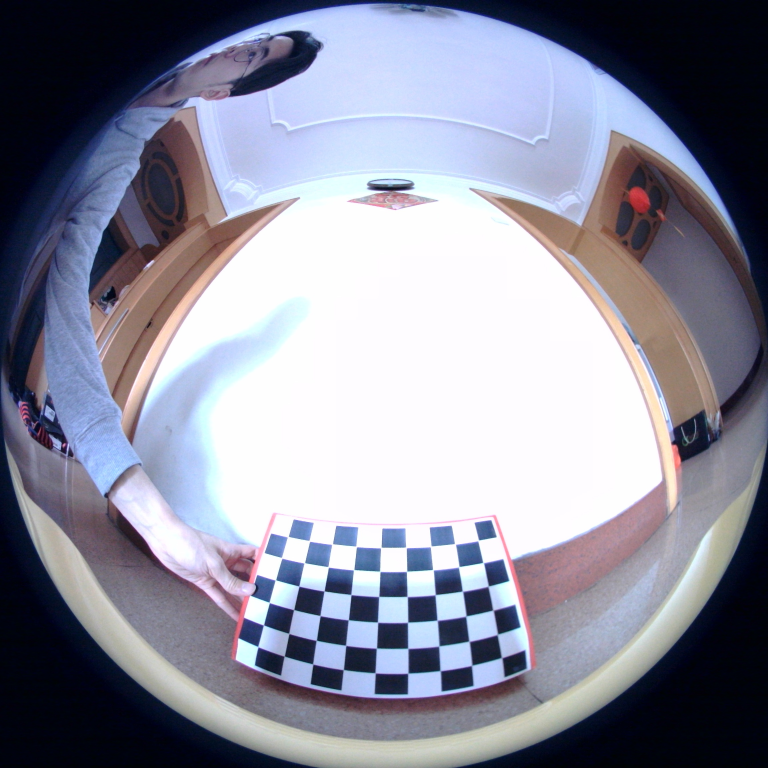
#> input picture Chessboards/chessboard (01).jpg, 2304 x 2304 px (shown at 1/3 size); its folder holds 4 pictures in this run
$ python camera_calibrate.py
#> lines starting #> are read from the running program, lines starting #| are printed output that depends on the picture
import numpy as np
import cv2
import os


CHESSBOARD_SIZE = (6, 9)


def calibrate(chessboard_path, show_chessboard=False):
    # Logical coordinates of chessboard corners
#> called with chessboard_path = './Chessboards', show_chessboard = True
    obj_p = np.zeros((1, CHESSBOARD_SIZE[0] * CHESSBOARD_SIZE[1], 3), np.float32)
    obj_p[0, :, :2] = np.mgrid[0:CHESSBOARD_SIZE[0], 0:CHESSBOARD_SIZE[1]].T.reshape(-1, 2)

    obj_points = []     # 3d point in real world space
    img_points = []     # 2d points in image plane.

    # Iterate through all images in the folder
    image_list = os.listdir(chessboard_path)
    gray = None
    for image in image_list:
        img = cv2.imread(os.path.join(chessboard_path, image))
#> img is the input picture: shape (2304, 2304, 3); mean B, G, R 157, 141.6, 140.4
        gray = cv2.cvtColor(img, cv2.COLOR_BGR2GRAY)
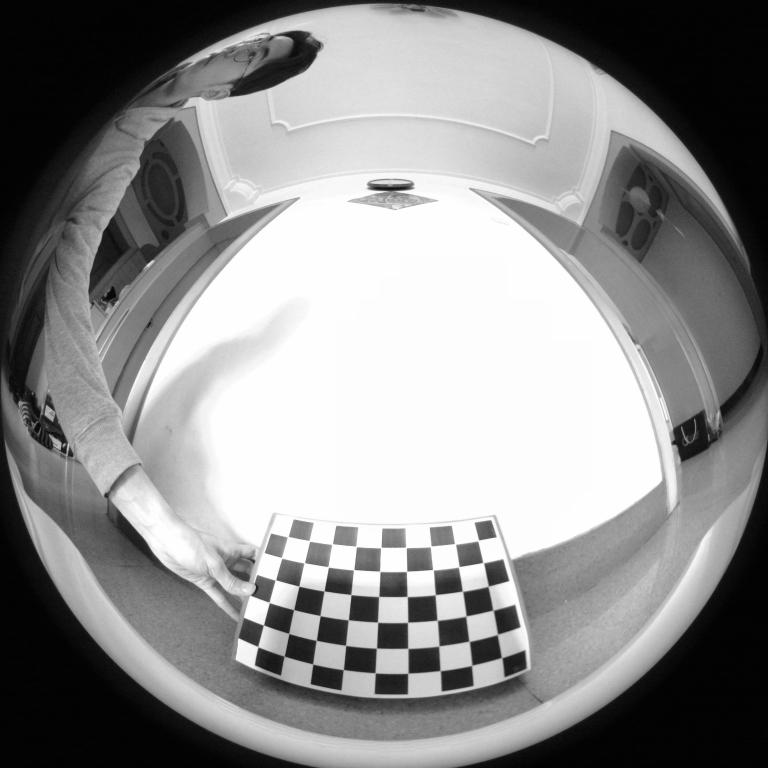
#> gray: shape (2304, 2304) (shown at 1/3 size); min 0, max 255, mean 143
        ret, corners = cv2.findChessboardCorners(gray, CHESSBOARD_SIZE,
                                                 cv2.CALIB_CB_ADAPTIVE_THRESH + cv2.CALIB_CB_FAST_CHECK + cv2.CALIB_CB_NORMALIZE_IMAGE)
#> ret = True; corners = 54 rows, first 8: [1435.5, 1622.5], [1448.9, 1687.6], [1466.1, 1757.5], [1480, 1831], [1493, 1904.5], [1506, 1973.5], [1364.6, 1631.2], [1379.1, 1700.1]
        if ret:
            # Refining corners position with sub-pixels based algorithm
            obj_points.append(obj_p)
            cv2.cornerSubPix(gray, corners, (3, 3), (-1, -1),
                             (cv2.TERM_CRITERIA_EPS + cv2.TERM_CRITERIA_MAX_ITER, 30, 0.01))
            img_points.append(corners)
            print('Image ' + image + ' is valid for calibration')
            if show_chessboard:
                cv2.drawChessboardCorners(img, CHESSBOARD_SIZE, corners, ret)
                cv2.imwrite(os.path.join('./Chessboards_Corners', image), img)
#> pass 2 of the loop in calibrate, `for image in image_list:`:
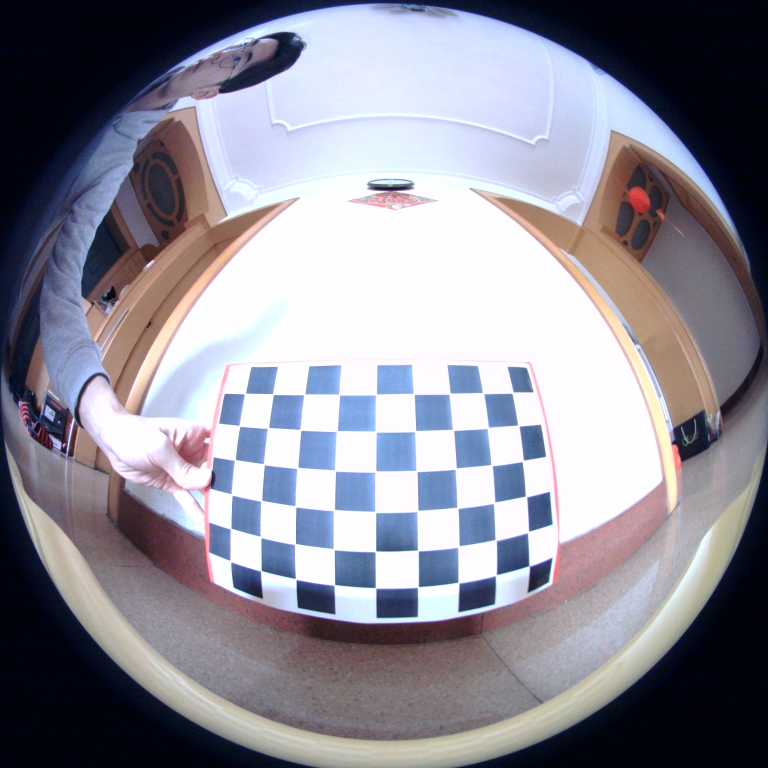
#> input picture Chessboards/chessboard (02).jpg, 2304 x 2304 px (shown at 1/3 size)
#> in calibrate, img is the input picture: shape (2304, 2304, 3); mean B, G, R 151.8, 140.2, 141.5
#> in calibrate, `gray = cv2.cvtColor(img, cv2.COLOR_BGR2GRAY)`:
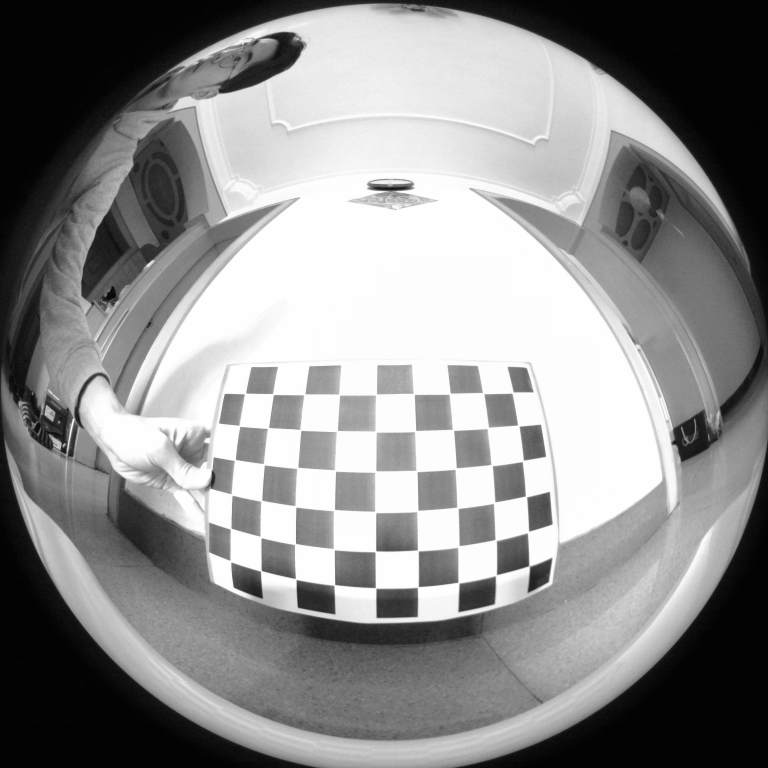
#> gray: shape (2304, 2304) (shown at 1/3 size); min 0, max 255, mean 141.9
#> corners = 54 rows, first 8: [1539, 1179], [1556, 1277.5], [1569.5, 1383.5], [1579.1, 1490.1], [1585, 1597], [1588, 1698.5], [1450, 1180.5], [1464.5, 1285]
#> pass 3 of the loop in calibrate, `for image in image_list:`:
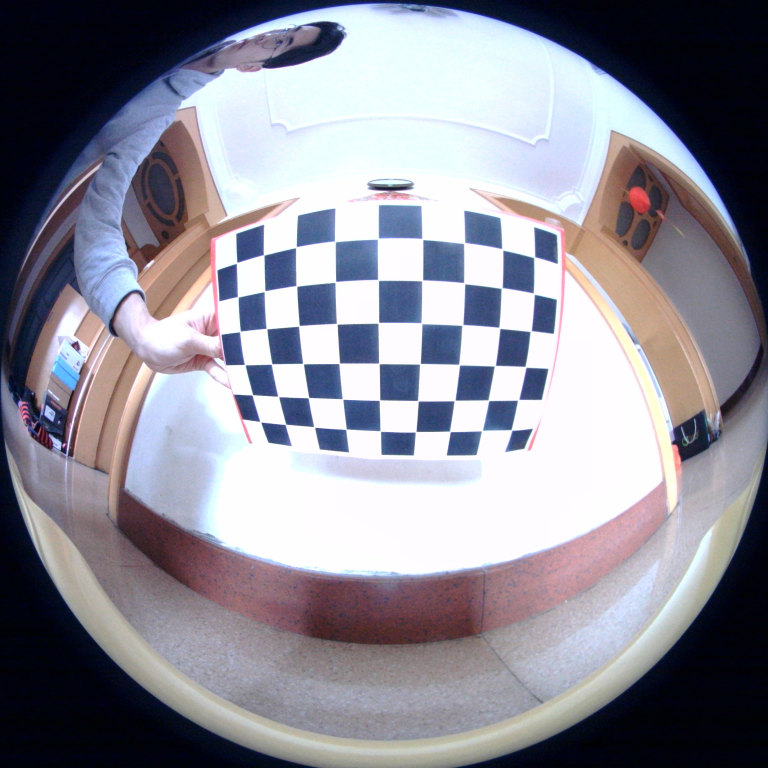
#> input picture Chessboards/chessboard (03).jpg, 2304 x 2304 px (shown at 1/3 size)
#> in calibrate, img is the input picture: shape (2304, 2304, 3); mean B, G, R 151.7, 140.7, 141.8
#> in calibrate, `gray = cv2.cvtColor(img, cv2.COLOR_BGR2GRAY)`:
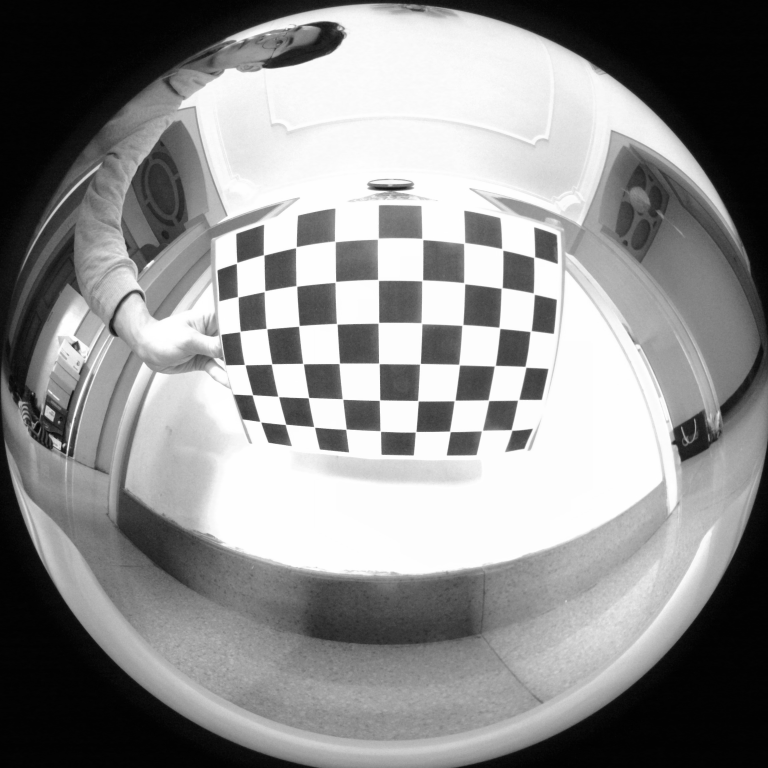
#> gray: shape (2304, 2304) (shown at 1/3 size); min 0, max 255, mean 142.3
#> corners = 54 rows, first 8: [1603.5, 773], [1601.3, 880.3], [1593, 994.5], [1578, 1101], [1555.5, 1200.5], [1535.5, 1290.5], [1508, 748.5], [1505.5, 865]
#> the loop made 4 passes; the first 3 are shown

    k = np.zeros((3, 3))
#> k = [[0, 0, 0], [0, 0, 0], [0, 0, 0]]
    d = np.zeros((4, 1))
    dims = gray.shape[::-1]
#> dims = (2304, 2304)
    num_valid_img = len(obj_points)
    if num_valid_img > 0:
        rvecs = [np.zeros((1, 1, 3), dtype=np.float64) for _ in range(num_valid_img)]
        tvecs = [np.zeros((1, 1, 3), dtype=np.float64) for _ in range(num_valid_img)]
        rms, _, _, _, _ = cv2.fisheye.calibrate(obj_points, img_points, gray.shape[::-1], k, d, rvecs, tvecs,
                                                # cv2.fisheye.CALIB_CHECK_COND +
                                                # When CALIB_CHECK_COND is set, the algorithm checks if the detected corners of each images are valid.
                                                # If not, an exception is thrown which indicates the zero-based index of the invalid image.
                                                # Such image should be replaced or removed from the calibration dataset to ensure a good calibration.
                                                cv2.fisheye.CALIB_RECOMPUTE_EXTRINSIC +
                                                cv2.fisheye.CALIB_FIX_SKEW,
                                                (cv2.TERM_CRITERIA_EPS + cv2.TERM_CRITERIA_MAX_ITER, 30, 1e-6))
    print("Found " + str(num_valid_img) + " valid images for calibration")
    return k, d, dims


if __name__ == '__main__':
    if not os.path.exists('./parameters'):
        os.makedirs('./parameters')
    if not os.path.exists('./Chessboards_Corners'):
        os.makedirs('./Chessboards_Corners')

    K, D, Dims = calibrate('./Chessboards', show_chessboard=True)
#> K = [[755.8, 0, 1163], [0, 762.6, 1158.8], [0, 0, 1]]; D = [0.00143, -0.242, 0.613, -0.514]; Dims = (2304, 2304)
    np.save('./parameters/Dims', np.array(Dims))
    np.save('./parameters/K', np.array(K))
    np.save('./parameters/D', np.array(D))
